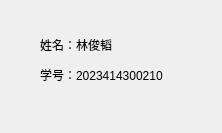
<?xml version="1.0" encoding="UTF-8"?>
<ui version="4.0">
 <class>AboutDialog</class>
 <widget class="QDialog" name="AboutDialog">
  <property name="geometry">
   <rect>
    <x>0</x>
    <y>0</y>
    <width>222</width>
    <height>133</height>
   </rect>
  </property>
  <property name="windowTitle">
   <string>Dialog</string>
  </property>
  <widget class="QLabel" name="label">
   <property name="geometry">
    <rect>
     <x>40</x>
     <y>30</y>
     <width>141</width>
     <height>61</height>
    </rect>
   </property>
   <property name="text">
    <string>&lt;html&gt;&lt;head/&gt;&lt;body&gt;&lt;p&gt;姓名：林俊韬&lt;/p&gt;&lt;p&gt;学号：2023414300210&lt;/p&gt;&lt;/body&gt;&lt;/html&gt;</string>
   </property>
  </widget>
 </widget>
 <resources/>
 <connections/>
</ui>
